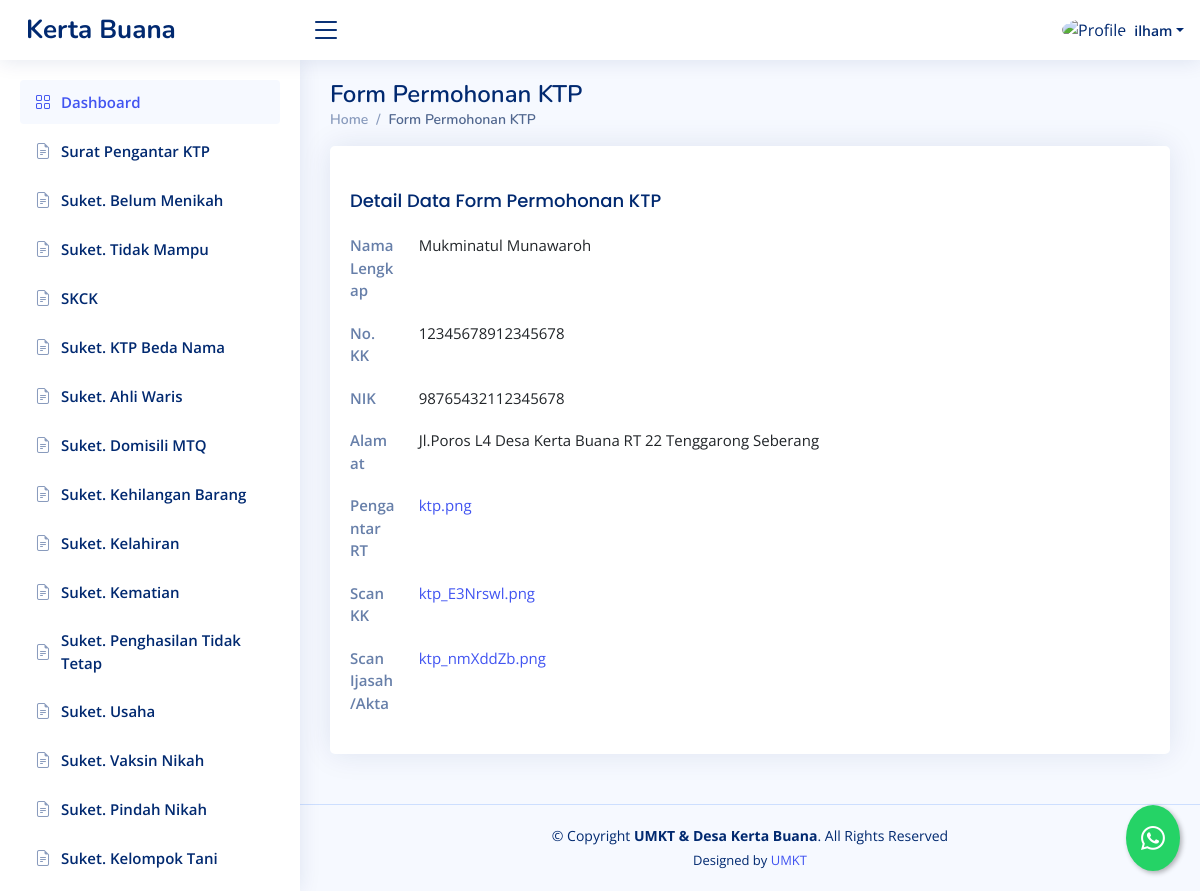
Screenshot of /dashboard/suket-permohonan-ktp/detail/9 (signed in) with the database file from the repository.
### dashboard/models.py (models this page shows, shortened)
class SuketPermohonanKTP(models.Model):
    STATUS_CHOICES = [
        ('review', 'Proses Review'),
        ('approved', 'Disetujui'),
        ('rejected', 'Ditolak'),
    ]
    penulis = models.ForeignKey(User, on_delete=models.CASCADE, blank=True, null=True)
    nama = models.CharField(max_length=255)
    nokk = models.CharField(max_length=255)
    nik = models.CharField(max_length=255)
    alamat = models.CharField(max_length=255)
    pengantarrt = models.URLField(blank=True, null=True)
    scankk = models.URLField(blank=True, null=True)
    scanijasahakta = models.URLField(blank=True, null=True)
    date = models.DateTimeField(default=timezone.now, blank=True)
    status = models.CharField(max_length=20, choices=STATUS_CHOICES, default='review')

### dashboard/views.py (the view)
# urls.py: path("suket-permohonan-ktp/detail/<int:id>", detail_suketpermohonanktp, name="detail_suketpermohonanktp"),
@login_required
def detail_suketpermohonanktp(request, id):
    template_name = "backend/detail_suketpermohonanktp.html"
    suket = get_object_or_404(SuketPermohonanKTP, id=id)
    context = {
        'suket': suket,
    }
    return render(request, template_name, context)

### templates/backend/detail_suketpermohonanktp.html
{% extends "backend/base_ui.html" %} {% load static %} {% load custom_filters %}
{% block konten %}
<div class="pagetitle">
  <h1>Form Permohonan KTP</h1>
  <nav>
    <ol class="breadcrumb">
      <li class="breadcrumb-item"><a href="{% url 'dashboard' %}">Home</a></li>
      <li class="breadcrumb-item active">Form Permohonan KTP</li>
    </ol>
  </nav>
</div>
<section class="section profile">
  <div class="row">
    <div class="col-xl-12">
      <div class="card">
        <div class="card-body pt-3">
          <div class="tab-content pt-2">
            <div class="tab-pane fade show active profile-overview" id="profile-overview">
              <h5 class="card-title">Detail Data Form Permohonan KTP</h5>
              <div class="row">
                <div class="col-lg-1 col-md-3 label">Nama Lengkap</div>
                <div class="col-lg-10 col-md-9">{{ suket.nama }}</div>
              </div>
              <div class="row">
                <div class="col-lg-1 col-md-3 label">No. KK</div>
                <div class="col-lg-10 col-md-9">{{ suket.nokk }}</div>
              </div>
              <div class="row">
                <div class="col-lg-1 col-md-3 label">NIK</div>
                <div class="col-lg-10 col-md-9">{{ suket.nik }}</div>
              </div>
              <div class="row">
                <div class="col-lg-1 col-md-3 label">Alamat</div>
                <div class="col-lg-10 col-md-9">{{ suket.alamat }}</div>
              </div>
              <div class="row">
                <div class="col-lg-1 col-md-3 label">Pengantar RT</div>
                <div class="col-lg-10 col-md-9">
                  <a href="{{ suket.pengantarrt }}">
                    {{ suket.pengantarrt|filename }}</a>
                </div>
              </div>
              <div class="row">
                <div class="col-lg-1 col-md-3 label">Scan KK</div>
                <div class="col-lg-10 col-md-9">
                  <a href="{{ suket.scankk }}">
                    {{ suket.scankk|filename }}</a>
                </div>
              </div>
              <div class="row">
                <div class="col-lg-1 col-md-3 label">Scan Ijasah/Akta</div>
                <div class="col-lg-10 col-md-9">
                  <a href="{{ suket.scanijasahakta }}">
                    {{ suket.scanijasahakta|filename }}</a>
                </div>
              </div>
            </div>
          </div>
        </div>
      </div>
    </div>
  </div>
</section>
{% endblock konten %}

### templates/backend/base_ui.html (shortened to what this page needs)
{% load static %}
<!DOCTYPE html>
<html lang="en">
  <head>
    <link
      href="{% static 'backend/vendor/bootstrap/css/bootstrap.min.css'%}"
      rel="stylesheet"
    />
    <link
      href="{% static 'backend/vendor/bootstrap-icons/bootstrap-icons.css'%}"
      rel="stylesheet"
    />
    <link
      href="{% static 'backend/vendor/boxicons/css/boxicons.min.css'%}"
      rel="stylesheet"
    />
    <link
      href="{% static 'backend/vendor/quill/quill.snow.css'%}"
      rel="stylesheet"
    />
    <link
      href="{% static 'backend/vendor/quill/quill.bubble.css'%}"
      rel="stylesheet"
    />
    <link
      href="{% static 'backend/vendor/remixicon/remixicon.css'%}"
      rel="stylesheet"
    />
    <link
      href="{% static 'backend/vendor/simple-datatables/style.css'%}"
      rel="stylesheet"
    />
    <link href="{% static 'backend/css/style.css'%}" rel="stylesheet" />
  </head>
  <body>
    <header id="header" class="header fixed-top d-flex align-items-center">
      <div class="d-flex align-items-center justify-content-between">
        <a href="{% url 'welcome'%}" class="logo d-flex align-items-center">
          <span class="d-none d-lg-block">Kerta Buana</span>
        </a>
        <i class="bi bi-list toggle-sidebar-btn"></i>
      </div>
      <nav class="header-nav ms-auto">
        <ul class="d-flex align-items-center">
          <li class="nav-item dropdown pe-3">
            <a
              class="nav-link nav-profile d-flex align-items-center pe-0"
              href="#"
              data-bs-toggle="dropdown"
            >
              {% if user.is_superuser %}
              <img
                src="{% static 'backend/img/orang.png'%}"
                alt="Profile"
                class="rounded-circle"
              />
              {% else %}
              <img
                src="{% static 'backend/img/family.png'%}"
                alt="Profile"
                class="rounded-circle"
              />
              {% endif %}
              <span class="d-none d-md-block dropdown-toggle ps-2"
                >{{request.user.username}}</span
              > </a
            >
          </li>
        </ul>
      </nav>
    </header>
    <aside id="sidebar" class="sidebar">
      <ul class="sidebar-nav" id="sidebar-nav">
        <li class="nav-item">
          <a class="nav-link" href="{% url 'dashboard'%}">
            <i class="bi bi-grid"></i>
            <span>Dashboard</span>
          </a>
        </li>
        {% if user.is_superuser %}
        <li class="nav-item">
          <a
            class="nav-link collapsed"
            data-bs-target="#forms-nav"
            data-bs-toggle="collapse"
            href="#"
          >
            <i class="bi bi-journal-text"></i><span>Surat</span
            ><i class="bi bi-chevron-down ms-auto"></i>
          </a>
          <ul
            id="forms-nav"
            class="nav-content collapse"
            data-bs-parent="#sidebar-nav"
          >
            <li>
              <a href="{% url 'suketpermohonanktp' %}">
                <i class="bi bi-circle"></i><span>Surat Pengantar KTP</span>
              </a>
            </li>
            <li>
              <a href="{% url 'suketbelummenikah'%}">
                <i class="bi bi-circle"></i><span>Suket. Belum Menikah</span>
              </a>
            </li>
            <li>
              <a href="{% url 'sukettidakmampu'%}">
                <i class="bi bi-circle"></i><span>Suket. Tidak Mampu</span>
              </a>
            </li>
            <li>
              <a href="{% url 'skck'%}">
                <i class="bi bi-circle"></i><span>SKCK</span>
              </a>
            </li>
            <li>
              <a href="{% url 'suketktpbedanama'%}">
                <i class="bi bi-circle"></i><span>Suket. KTP Beda Nama</span>
              </a>
            </li>
            <li>
              <a href="{% url 'suketahliwaris' %}">
                <i class="bi bi-circle"></i><span>Suket. Ahli Waris</span>
              </a>
            </li>
            <li>
              <a href="{% url 'suketMTQ'%}">
                <i class="bi bi-circle"></i><span>Suket. Domisili MTQ</span>
              </a>
            </li>
            <li>
              <a href="{% url 'suketkehilangan' %}">
                <i class="bi bi-circle"></i
                ><span>Suket. Kehilangan Barang</span>
              </a>
            </li>
            <li>
              <a href="{% url 'suketkelahiran' %}">
                <i class="bi bi-circle"></i><span>Suket. Kelahiran</span>
              </a>
            </li>
            <li>
              <a href="{% url 'suketkematian' %}">
                <i class="bi bi-circle"></i><span>Suket. Kematian</span>
              </a>
            </li>
            <li>
              <a href="{% url 'suketpenghasilantidaktetap' %}">
                <i class="bi bi-circle"></i
                ><span>Suket. Penghasilan Tidak Tetap</span>
              </a>
            </li>
            <li>
              <a href="{% url 'suketusaha' %}">
                <i class="bi bi-circle"></i><span>Suket. Usaha</span>
              </a>
            </li>
            <li>
              <a href="{% url 'suketvaksinnikah' %}">
                <i class="bi bi-circle"></i><span>Suket. Vaksin Nikah</span>
              </a>
            </li>
            <li>
              <a href="{% url 'suketpindahnikah' %}">
                <i class="bi bi-circle"></i><span>Suket. Pindah Nikah</span>
              </a>
            </li>
            <li>
              <a href="{% url 'suketrekkeltani' %}">
                <i class="bi bi-circle"></i><span>Suket. Kelompok Tani</span>
              </a>
            </li>
          </ul>
        </li>
        {% else %}
        <li class="nav-item">
          <a class="nav-link collapsed" href="{% url 'suketpermohonanktp' %}">
            <i class="bi bi-file-earmark-text"></i
            ><span>Surat Pengantar KTP</span>
          </a>
        </li>
        <li class="nav-item">
          <a class="nav-link collapsed" href="{% url 'suketbelummenikah'%}">
            <i class="bi bi-file-earmark-text"></i
            ><span>Suket. Belum Menikah</span>
          </a>
        </li>
        <li class="nav-item">
          <a class="nav-link collapsed" href="{% url 'sukettidakmampu'%}">
            <i class="bi bi-file-earmark-text"></i
            ><span>Suket. Tidak Mampu</span>
          </a>
        </li>
        <li class="nav-item">
          <a class="nav-link collapsed" href="{% url 'skck'%}">
            <i class="bi bi-file-earmark-text"></i><span>SKCK</span>
          </a>
        </li>
        <li class="nav-item">
          <a class="nav-link collapsed" href="{% url 'suketktpbedanama'%}">
            <i class="bi bi-file-earmark-text"></i
            ><span>Suket. KTP Beda Nama</span>
          </a>
        </li>
        <li class="nav-item">
          <a class="nav-link collapsed" href="{% url 'suketahliwaris' %}">
            <i class="bi bi-file-earmark-text"></i
            ><span>Suket. Ahli Waris</span>
          </a>
        </li>
        <li class="nav-item">
          <a class="nav-link collapsed" href="{% url 'suketMTQ'%}">
            <i class="bi bi-file-earmark-text"></i
            ><span>Suket. Domisili MTQ</span>
          </a>
        </li>
        <li class="nav-item">
          <a class="nav-link collapsed" href="{% url 'suketkehilangan' %}">
            <i class="bi bi-file-earmark-text"></i
            ><span>Suket. Kehilangan Barang</span>
          </a>
        </li>
        <li class="nav-item">
          <a class="nav-link collapsed" href="{% url 'suketkelahiran' %}">
            <i class="bi bi-file-earmark-text"></i><span>Suket. Kelahiran</span>
          </a>
        </li>
        <li class="nav-item">
          <a class="nav-link collapsed" href="{% url 'suketkematian' %}">
            <i class="bi bi-file-earmark-text"></i><span>Suket. Kematian</span>
          </a>
        </li>
        <li class="nav-item">
          <a
            class="nav-link collapsed"
            href="{% url 'suketpenghasilantidaktetap' %}"
          >
            <i class="bi bi-file-earmark-text"></i
            ><span>Suket. Penghasilan Tidak Tetap</span>
          </a>
        </li>
        <li class="nav-item">
          <a class="nav-link collapsed" href="{% url 'suketusaha' %}">
            <i class="bi bi-file-earmark-text"></i><span>Suket. Usaha</span>
          </a>
        </li>
        <li class="nav-item">
          <a class="nav-link collapsed" href="{% url 'suketvaksinnikah' %}">
            <i class="bi bi-file-earmark-text"></i
            ><span>Suket. Vaksin Nikah</span>
          </a>
        </li>
        <li class="nav-item">
          <a class="nav-link collapsed" href="{% url 'suketpindahnikah' %}">
            <i class="bi bi-file-earmark-text"></i
            ><span>Suket. Pindah Nikah</span>
          </a>
        </li>
        <li class="nav-item">
          <a class="nav-link collapsed" href="{% url 'suketrekkeltani' %}">
            <i class="bi bi-file-earmark-text"></i
            ><span>Suket. Kelompok Tani</span>
          </a>
        </li>
        {% endif %}
      </ul>
    </aside>
    <main id="main" class="main">
      {% block konten %}{% endblock konten %}
    </main>
    <footer id="footer" class="footer">
      <div class="copyright">
        &copy; Copyright <strong><span>UMKT & Desa Kerta Buana</span></strong
        >. All Rights Reserved
      </div>
      <div class="credits">
        Designed by <a href="https://www.umkt.ac.id/">UMKT</a>
      </div>
    </footer>
    <a
      href="https://wa.me/6282255462424?text=Halo,%20saya%20{{ request.user.last_name }}%20dengan%20nik%20{{ request.user.nik }}"
      class="whatsapp-float"
      target="_blank"
      title="Hubungi kami via WhatsApp"
    >
      <i class="bi bi-whatsapp"></i>
    </a>
  </body>
</html>

### rows the page displays
SuketPermohonanKTP: nama "Mukminatul Munawaroh", nokk "12345678912345678", nik "98765432112345678", alamat "Jl.Poros L4 Desa Kerta Buana RT 22 Tenggarong Seberang", pengantarrt|filename "ktp.png", scankk|filename "ktp_E3Nrswl.png", scanijasahakta|filename "ktp_nmXddZb.png"

### other values shown
{{ request.user.username }} "ilham"
